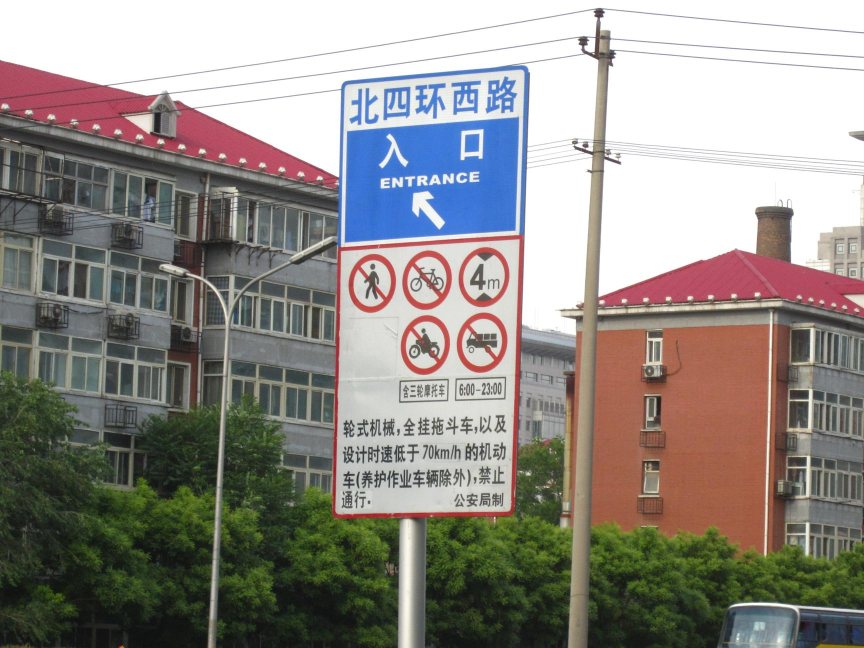
#> input picture opencv/2021/lab-3/images/IMG_0758.JPG, 1728 x 1296 px, given in place of opencv-logo.png, which was not available (shown at 1/2 size)
$ jupyter execute --allow-errors object_tracking.ipynb
#> lines starting #> are read from the running program, lines starting #| are printed output that depends on the picture; after the words box and inside, x2 and y2 are one past the last pixel; in counts of white or black regions, pixels touching at a corner belong together; pictures that were not available may be replaced by others from this repository, and a replacement may not be noted
#> further down, img is the input picture: shape (1296, 1728, 3); mean B, G, R 134.8, 140, 144.3
#> `_, th1 = cv2.threshold(img, 127, 255, cv2.THRESH_BINARY_INV)`:
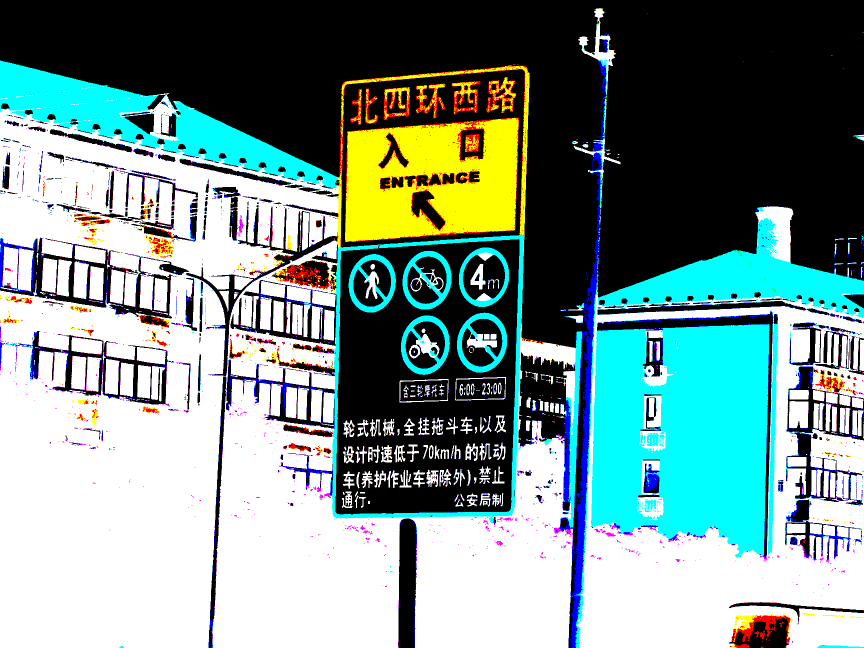
#> th1: shape (1296, 1728, 3) (shown at 1/2 size); mean B, G, R 140.9, 145.5, 118.8
#> `img = cv2.resize(th1, (900, 700), interpolation = cv2.INTER_AREA)`:
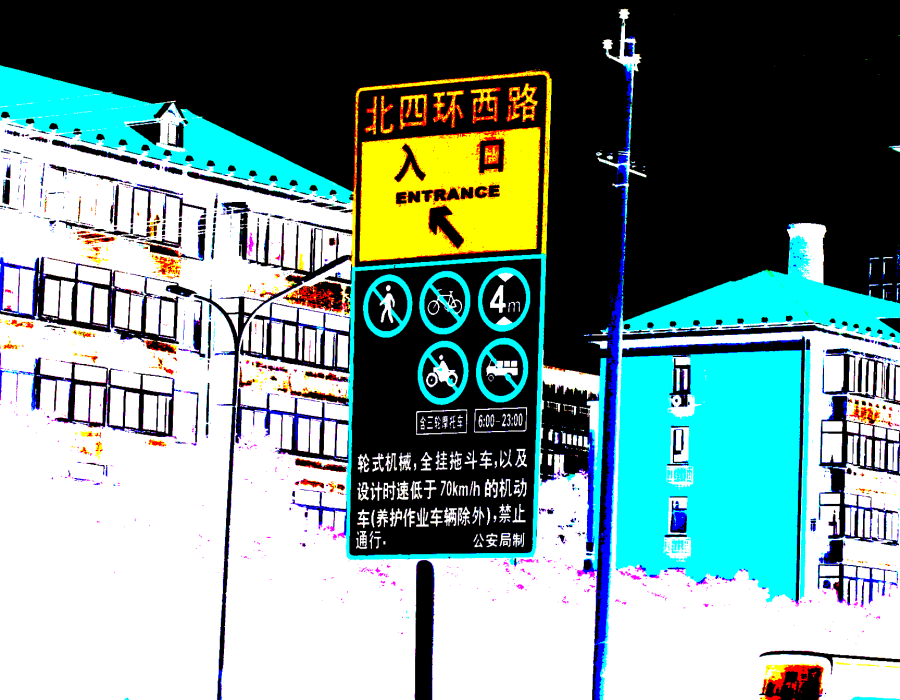
#> img: shape (700, 900, 3); mean B, G, R 140.9, 145.5, 118.8
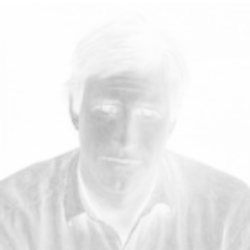
#> input picture opencv/2021/lab-3/images/ques_1_log_img.png, 250 x 250 px, given in place of black_image.jpg, which was not available
#> further down, black_image is the input picture: shape (250, 250, 3); min 184, max 255, mean 237.6
#> `black_image = cv2.resize(black_image, (img.shape[1], img.shape[0]), cv..`:
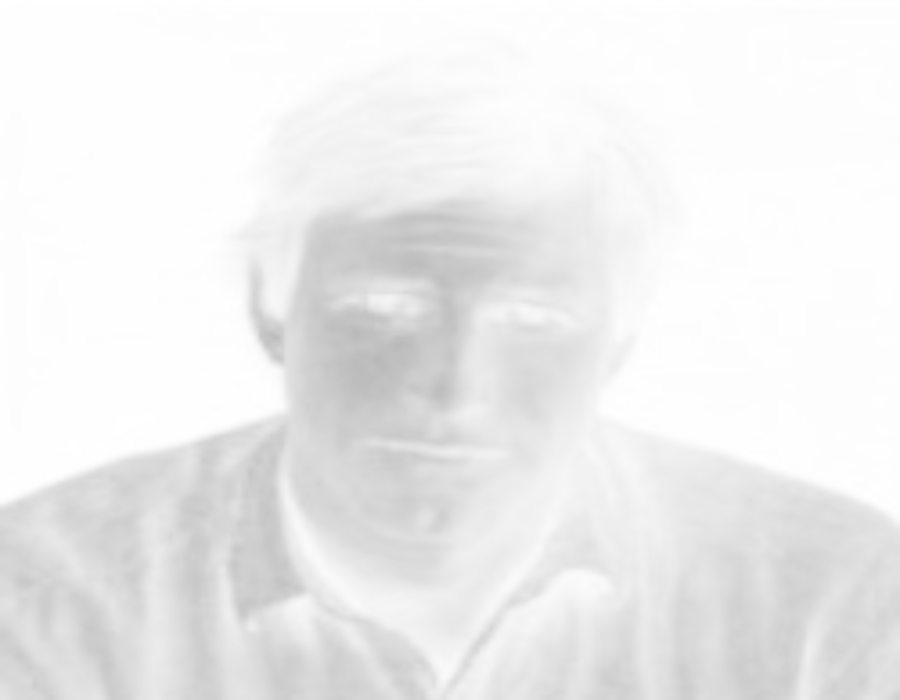
#> black_image: shape (700, 900, 3); min 184, max 255, mean 237.5
[cell 1]
import cv2
import numpy as np
import sys, time

def calculate_contours(image):
    gray = cv2.cvtColor(image, cv2.COLOR_BGR2GRAY)
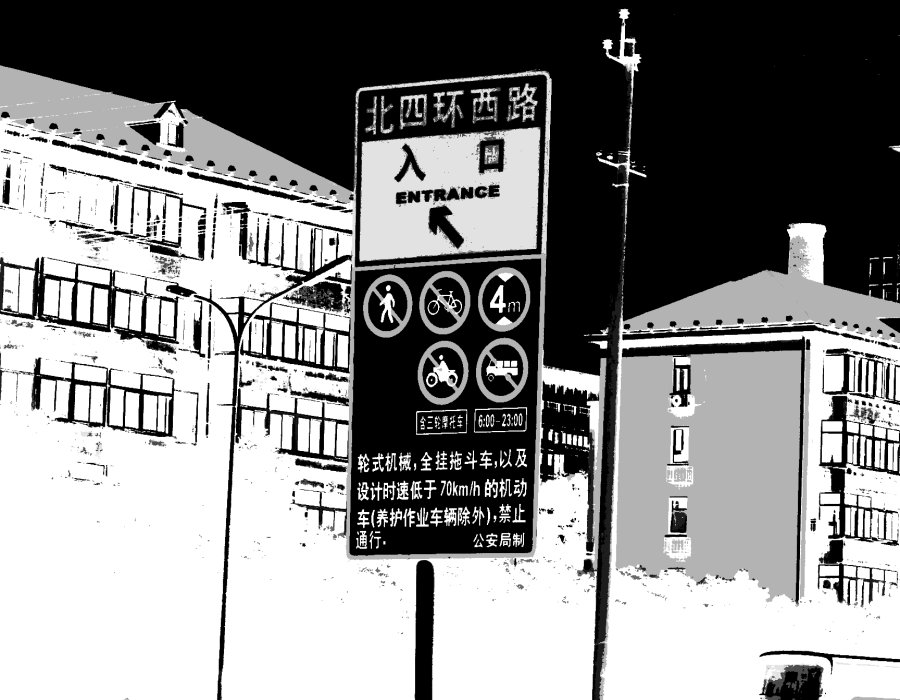
#> gray: shape (700, 900); min 0, max 255, mean 137
    ret, thresh = cv2.threshold(gray, 220, 255, 0)
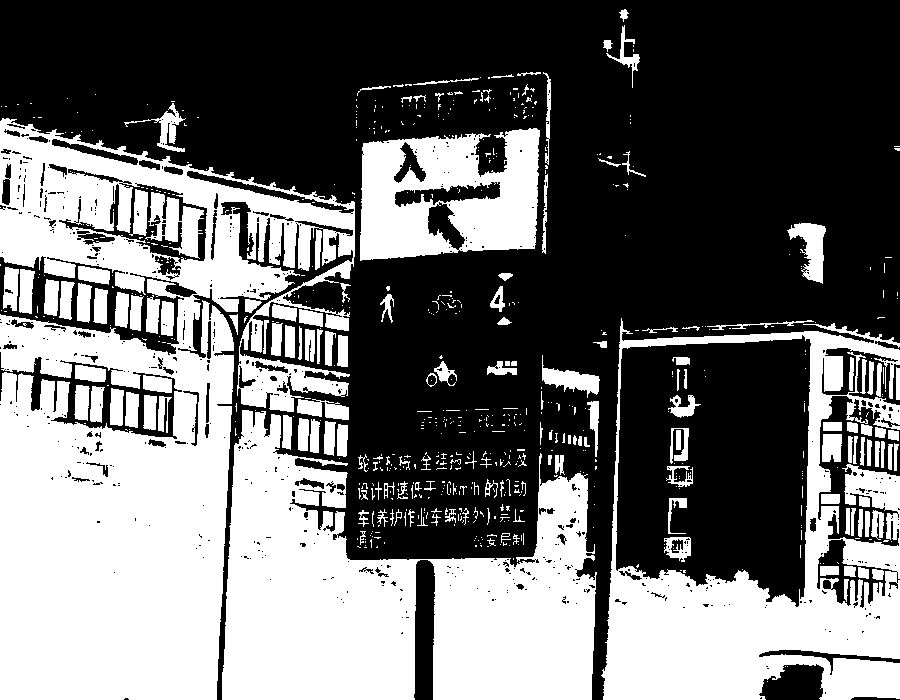
#> thresh: shape (700, 900); 42.8% white; 701 white regions (539 under 20 px), largest, box (x1, y1, x2, y2) and area: (0, 118, 355, 700) 110875, (222, 410, 597, 700) 64685, (601, 318, 900, 700) 44748

    cv2.imshow("Threshold Image", thresh)
    # cv2.waitKey(0)
    # cv2.destroyAllWindows()

    # Find Canny Edge
    edged = cv2.Canny(thresh, 220, 255)
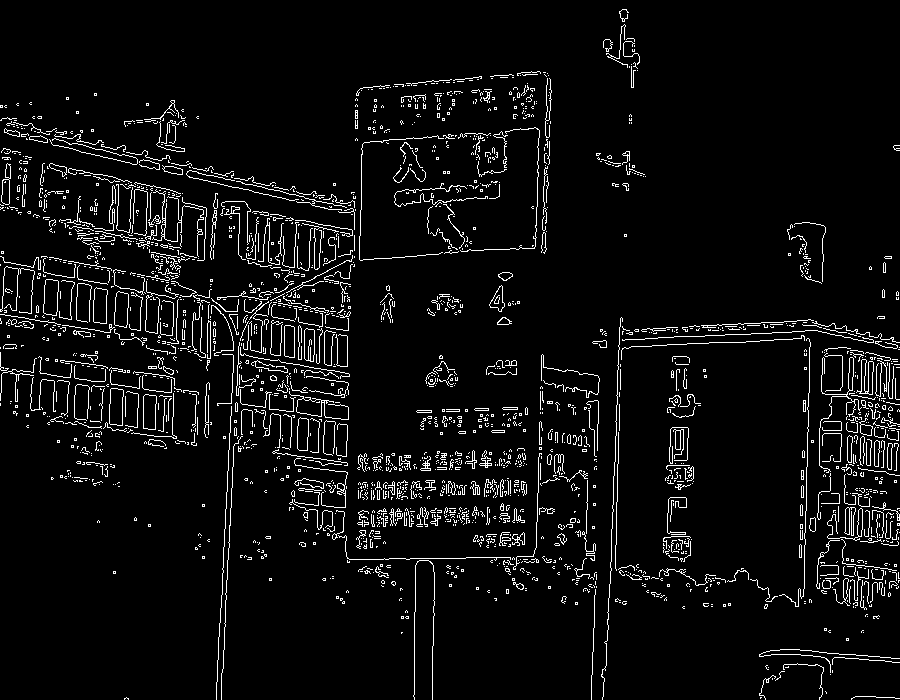
#> edged: shape (700, 900); 5.4% white in thin lines or dots

    cv2.imshow("Edged Image", edged)
    # cv2.waitKey(0)
    # cv2.destroyAllWindows()
    return edged

#> (the rest of this cell did not finish here and is left out)
